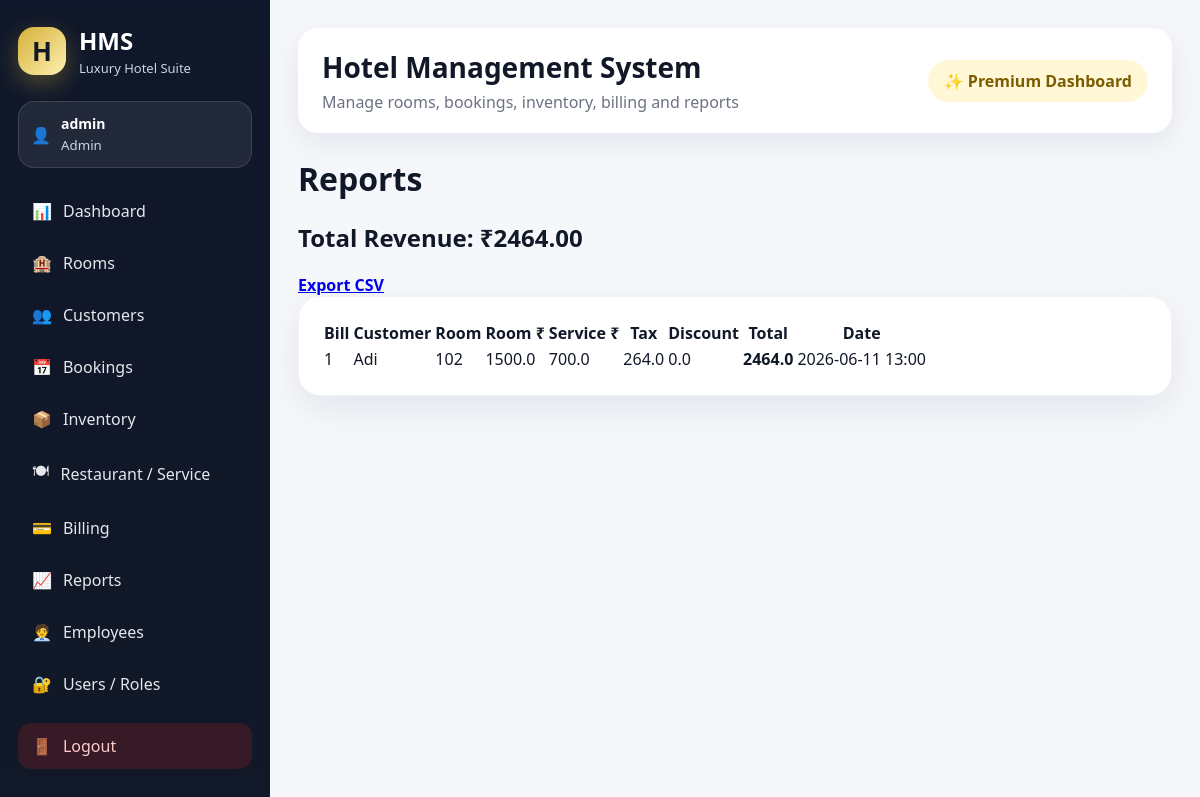
The app's page /reports (signed in) with its own data.
### tables this page shows
CREATE TABLE bills(
        id INTEGER PRIMARY KEY AUTOINCREMENT,
        booking_id INTEGER UNIQUE,
        room_charges REAL,
        service_charges REAL,
        tax REAL,
        discount REAL,
        total REAL,
        payment_status TEXT,
        bill_date TEXT);

CREATE TABLE customers(
        id INTEGER PRIMARY KEY AUTOINCREMENT,
        name TEXT,
        phone TEXT,
        email TEXT,
        id_proof TEXT,
        address TEXT);

CREATE TABLE rooms(
        id INTEGER PRIMARY KEY AUTOINCREMENT,
        room_no TEXT UNIQUE,
        category TEXT,
        price REAL,
        status TEXT DEFAULT 'Available');

### app.py (the view)
@app.route("/reports")
def reports():
    bills = run("""SELECT bills.*,c.name,r.room_no FROM bills
                   JOIN bookings b ON bills.booking_id=b.id
                   JOIN customers c ON b.customer_id=c.id JOIN rooms r ON b.room_id=r.id
                   ORDER BY bills.id DESC""")
    revenue = run("SELECT COALESCE(SUM(total),0) total FROM bills", one=True)["total"]
    return render_template("reports.html", bills=bills, revenue=revenue)

### app.py (called while the page is built)
def db():
    con = sqlite3.connect(DB_PATH)
    con.row_factory = sqlite3.Row
    return con

def run(sql, args=(), one=False, commit=False):
    con = db()
    cur = con.execute(sql, args)
    if commit:
        con.commit()
        last = cur.lastrowid
        con.close()
        return last
    rows = cur.fetchall()
    con.close()
    return (rows[0] if rows else None) if one else rows

def login_required():
    return "user_id" in session

@app.context_processor
def inject():
    return dict(current_user=session)

@app.before_request
def protect():
    allowed = ["login", "static"]
    if request.endpoint not in allowed and not login_required():
        return redirect(url_for("login"))

### templates/reports.html
{% extends "base.html" %}{% block content %}<h1>Reports</h1><h2>Total Revenue: ₹{{"%.2f"|format(revenue)}}</h2><a class="button" href="{{url_for('export_reports')}}">Export CSV</a><div class="panel"><table><tr><th>Bill</th><th>Customer</th><th>Room</th><th>Room ₹</th><th>Service ₹</th><th>Tax</th><th>Discount</th><th>Total</th><th>Date</th></tr>{% for b in bills %}<tr><td>{{b.id}}</td><td>{{b.name}}</td><td>{{b.room_no}}</td><td>{{b.room_charges}}</td><td>{{b.service_charges}}</td><td>{{b.tax}}</td><td>{{b.discount}}</td><td><b>{{b.total}}</b></td><td>{{b.bill_date}}</td></tr>{% endfor %}</table></div>{% endblock %}

### static/css/style.css (style rules this page uses)
:root { --navy: #0f172a; --navy-light: #1e293b; --gold: #d4af37; --gold-soft: #f8e7a1; --bg: #f5f7fb; --white: #ffffff; --text: #111827; --muted: #6b7280; --green: #16a34a; --red: #dc2626; --blue: #2563eb; --purple: #7c3aed; }
* { box-sizing: border-box; }
body { margin: 0; background: var(--bg); font-family: "Segoe UI", Arial, sans-serif; color: var(--text); }
.glass-panel, .panel { background: white; border-radius: 22px; padding: 22px; box-shadow: 0 12px 35px rgba(15,23,42,0.08); border: 1px solid rgba(15,23,42,0.05); }
button, .btn, .button { border-radius: 12px !important; font-weight: 700; }
table { border-radius: 14px; overflow: hidden; }

### records on screen
bills: id "1", name "Adi", room_no "102", room_charges "1500.0", service_charges "700.0", tax "264.0", discount "0.0", total "2464.0", bill_date "2026-06-11 13:00"

### other values on screen
{{ current_user.username }} "admin"
{{ current_user.role }} "Admin"
{{ title or "Hotel Management System" }} "Hotel Management System"
{{ "%.2f"|format(revenue) }} "2464.00"
